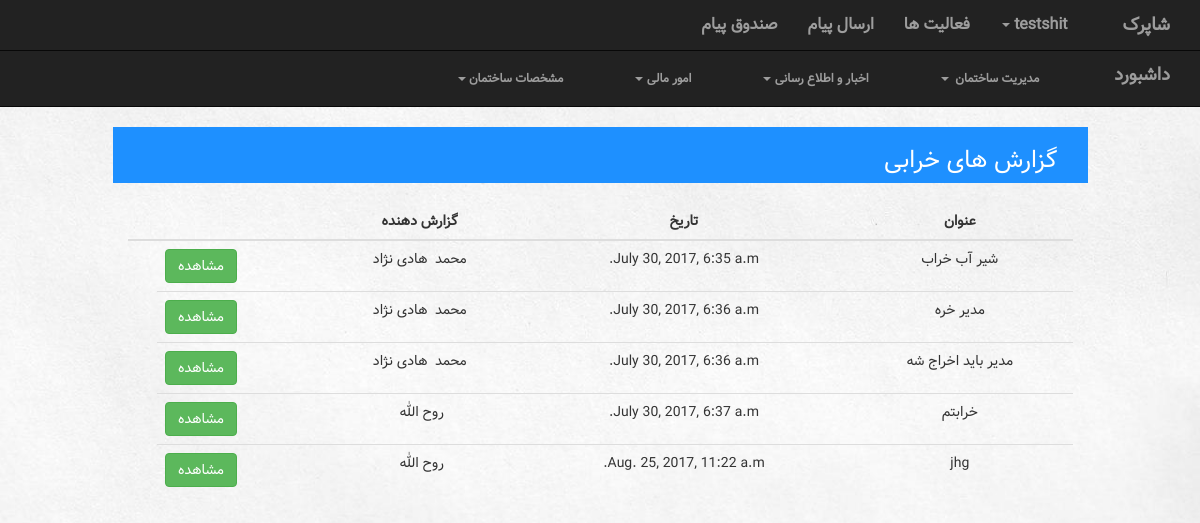
/building/1/failureReport/ (signed in), run on the app's committed database.
### building/models.py (models this page shows, shortened)
class Building(models.Model):
    manager = models.ForeignKey(Account, on_delete=models.CASCADE)
    name = models.CharField(max_length=100)
    Address = models.CharField(max_length=300)
    info = models.TextField()

class FailureReport(models.Model):
    building = models.ForeignKey(Building, on_delete=models.CASCADE)
    account = models.ForeignKey(Account, on_delete=models.CASCADE)
    date = models.DateTimeField()
    text = models.TextField()
    subject = models.CharField(max_length=100)

### manageUser/models.py (models this page shows, shortened)
class Account(models.Model):
    user = models.OneToOneField(User, on_delete=models.CASCADE)
    type = models.IntegerField(default=UserType.MANAGER)
    activation_key = models.CharField(max_length=40, blank=True, null=True)

### building/views.py (the view)
# urls.py: url(r'^(?P<building_id>[0-9]+)/failureReport/$', views.failureReport, name="failureReport"),
def failureReport(request, building_id):
    context = {'all_failureReport':FailureReport.objects.filter(building=building_id),
               'Listname': 'گزارش های خرابی',
               'title1': 'عنوان',
               'title2': 'تاریخ',
               'title3': 'گزارش دهنده',
               'building': Building.objects.get(pk=building_id),
               'accountType': Account.objects.get(user=request.user).type
               }
    return render(request, 'building/failureReport.html', context)

### building/templates/building/failureReport.html (shortened to what this page needs)
{% extends 'building/UserNavBar.html' %}
{% load staticfiles %}
{% block navbar %}{% if accountType == 1 %} {% include 'building/managerNavBar.html' %} {% else %} {% include 'building/neighborNavBar.html' %}  {% endif %}{% endblock %}
{% block body %}
 <div class="col-sm-12">
        <div class="listContainer col-sm-10 col-lg-offset-1">
            <div class="listTitle pull-right col-sm-12">
                <h3> {{ Listname }} </h3>
            </div>
        </div>
        <div class="col-sm-10 col-lg-offset-1">
            <br>
            <table class="table table-hover">
                <thead>
                    <tr>
                        <th>{{ title1 }}</th>
                        <th>{{ title2 }}</th>
                        <th>{{ title3 }}</th>
                        <th></th>
                        <th></th>
                    </tr>
                </thead>
                <tbody>
                {% for f in all_failureReport %}
                    <tr>
                        <td>{{ f.subject }}</td>
                        <td>{{ f.date }}</td>
                        <td>{{ f.account.user.first_name }}&nbsp; {{ f.account.user.last_name }}</td>
                    <td class="link">
                        <a href="{% url 'building:rfailureReportm' building_id=building.id pk=f.id %}"><button type="button" class="btn btn-success">مشاهده</button></a>
                        </td>
                    </tr>
                {% endfor %}
                </tbody>
            </table>
        </div>
    </div>
{% endblock %}

### building/templates/building/UserNavBar.html (shortened to what this page needs)
<!DOCTYPE html>
<html lang="en">
<head>
    <link rel="stylesheet" href="https://maxcdn.bootstrapcdn.com/bootstrap/3.3.7/css/bootstrap.min.css">
</head>
{% load staticfiles %}
<link rel="stylesheet" href="{% static 'building/BuildingNavBarStyle.css' %}">
<link rel="stylesheet" href="{% static 'building/BuildingListStyle.css' %}">
<link rel="stylesheet" href="{% static 'building/ModalStyle.css' %}">
<link rel="stylesheet" href="{% static 'building/TableStyle.css' %}">
<link rel="stylesheet" href="{% static 'building/dashboardStyle.css' %}">
<link rel="stylesheet" href="{% static 'building/pollFormStyle.css' %}">
<link rel="stylesheet" href="{% static 'building/chart.css' %}">
    {% load i18n admin_modify %}
<body>
<nav class="navbar navbar-inverse navbar-fixed-top" style="position: fixed">
      <div class="container-fluid" >
            <div class="navbar-header pull-right">
              <a class="navbar-brand active" href="{% url 'building:building' %}">{% if building %} {{ building.name}} {% else %} لیست ساختمان ها {% endif %} </a>
            </div>
            <div class="collapse navbar-collapse" id="topNavBar">
                  <ul class="nav navbar-nav pull-right">
                      <li><a href="{% url 'building:inbox' %}">صندوق پیام</a></li>
                      <li><a href="{% url 'building:sendmessage' %}">ارسال پیام</a></li>
                      <li><a href="{% url 'building:activities' %}">فعالیت ها <span class="sr-only">(current)</span></a></li>
                      <li class="dropdown">
                          <a href="#" class="dropdown-toggle" data-toggle="dropdown" role="button" aria-haspopup="true" aria-expanded="false">{{ request.user.first_name }} <span class="caret"></span></a>
                      </li>
                  </ul>
            </div>
      </div>
</nav>
<div style="height: 30px">
</div>
{% block navbar %}
{% endblock %}
{% block body %}
{% endblock %}
</body>
</html>

### building/static/building/BuildingNavBarStyle.css (style rules this page uses)
nav { font-family: SamSamFont; font-weight: bolder; font-size: medium; }
ul { list-style: none; }
body { direction: rtl; text-align: center; background-image: url("../images/Background.jpg"); background-size: cover; }

### building/static/building/BuildingListStyle.css (style rules this page uses)
a { color: white; }
body { font-family: SamSamFont; }

### building/static/building/TableStyle.css (style rules this page uses)
.table>thead>tr>th { text-align: center; }
.link { direction: ltr; text-align: left; }
.listTitle { text-align: right; }
.listContainer { background-color: dodgerblue; color: white; }

### building/static/building/pollFormStyle.css (style rules this page uses)
body { margin-top: 20px; }

### data on the page
Building: name "شاپرک"
FailureReport: subject "شیر آب خراب", date "July 30, 2017, 6:35 a.m.", account.user.first_name "محمد", account.user.last_name "هادی نژاد"
FailureReport: subject "مدیر خره", date "July 30, 2017, 6:36 a.m.", account.user.first_name "محمد", account.user.last_name "هادی نژاد"
FailureReport: subject "مدیر باید اخراج شه", date "July 30, 2017, 6:36 a.m.", account.user.first_name "محمد", account.user.last_name "هادی نژاد"
FailureReport: subject "خرابتم", date "July 30, 2017, 6:37 a.m.", account.user.first_name "روح الله"
FailureReport: subject "jhg", date "Aug. 25, 2017, 11:22 a.m.", account.user.first_name "روح الله"

### other printed values
{{ request.user.first_name }} "testshit"
{{ Listname }} "گزارش های خرابی"
{{ title1 }} "عنوان"
{{ title2 }} "تاریخ"
{{ title3 }} "گزارش دهنده"
